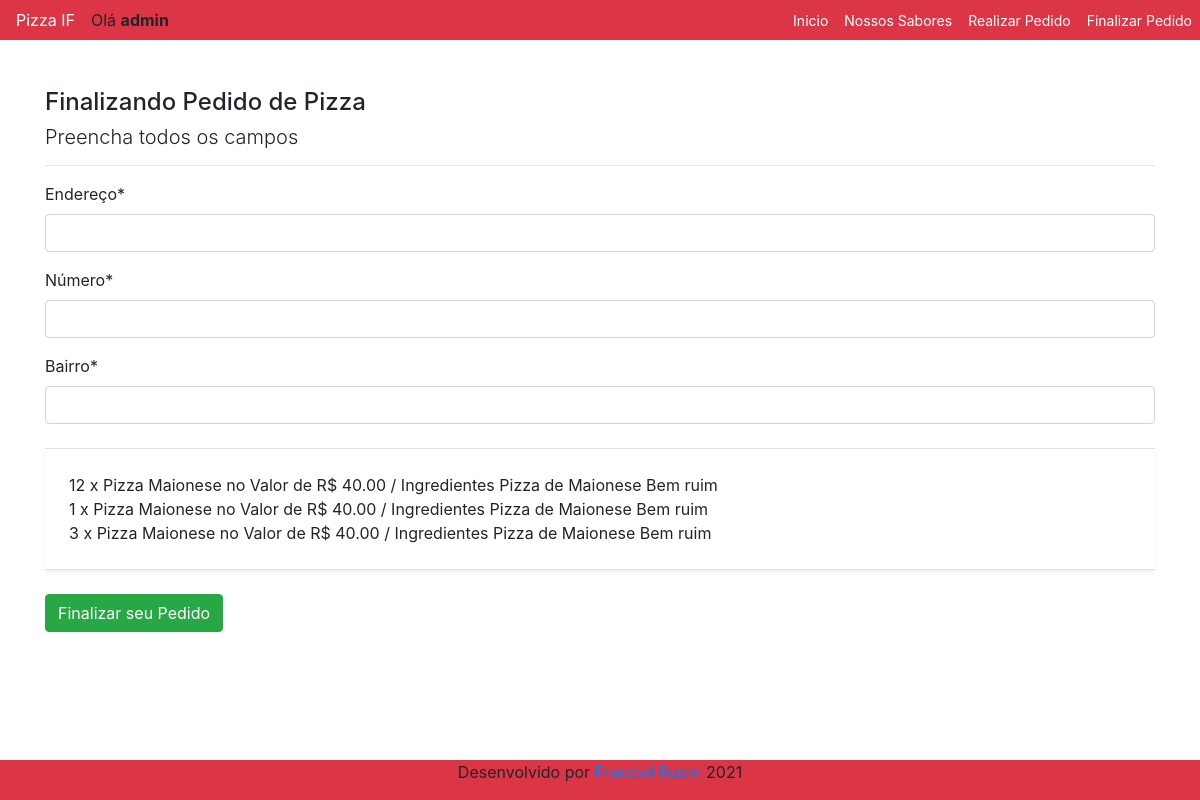
/cadastrar/pedido/ (signed in), run on an earlier commit of the app's database.
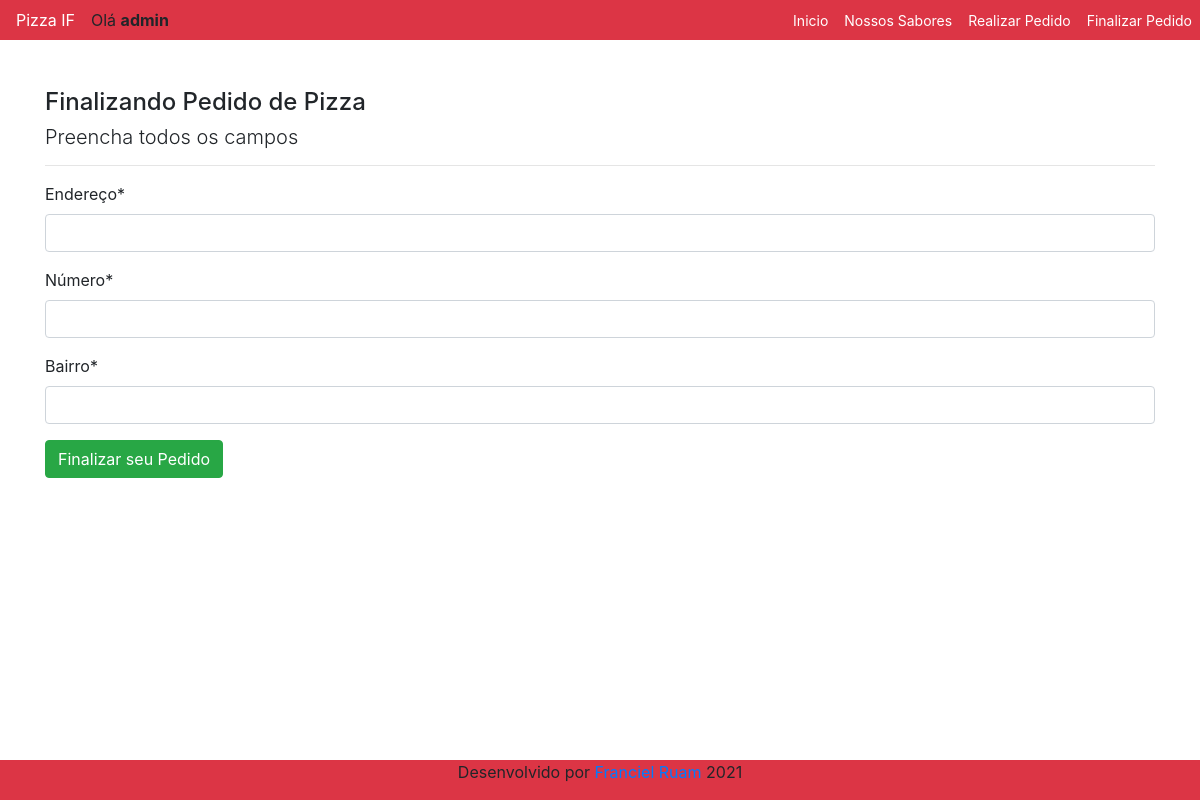
And on a later commit of the database.
### cadastro/models.py (models this page shows)
class Carrinho(models.Model):
    quantidade = models.IntegerField()
    totalPedido = models.DecimalField(decimal_places=2, max_digits=5, verbose_name="Total")
    produto = models.ForeignKey(Produto, on_delete=models.PROTECT)
    cliente = models.ForeignKey(User, on_delete=models.PROTECT)

class Produto(models.Model):
    nome = models.CharField(max_length=50, verbose_name="Sabor")
    preco = models.DecimalField(decimal_places=2, max_digits=5, verbose_name="Preço")
    descricao = models.CharField(max_length=250, verbose_name="Ingredientes")
    def __str__(self):
        return "{} no Valor de R$ {} / Ingredientes {}".format(self.nome, self.preco, self.descricao)

### cadastro/views.py (the view, shortened to what this page needs)
# urls.py: path('cadastrar/pedido/', PedidoCreate.as_view(), name='cadastrar-pedido'),
class PedidoCreate(CreateView):
    model = Pedido
    fields = ["enderecoRua", "enderecoNum", "enderecoBairro"]
    template_name = "cadastro/form.html"
    success_url = reverse_lazy("inicio")
    def get_context_data(self, *args, **kwargs):
        context = super().get_context_data(*args, **kwargs)
        context["titulo"] = "Finalizando Pedido de Pizza"
        context["botao"] = "Finalizar seu Pedido"
        context["carrinho"] = Carrinho.objects.filter(cliente=self.request.user)
        return context

### cadastro/templates/cadastro/form.html (shortened to what this page needs)
{% extends 'paginas/modelo.html' %}
{% load static %}
{% load crispy_forms_tags %}
{% block conteudo %}
<h4>{{ titulo }}</h4>
<H5>
    <p class="lead">
        Preencha todos os campos
    </p>
</H5>
<hr>
<form method="POST">
    {{ form|crispy }}
    {% if carrinho %}
    <div class="border-top border-bottom shadow-sm my-4 p-4">
        {% for obj in carrinho %}
        {{obj.quantidade}} x {{obj.produto}} <br>
        {% endfor %}
    </div>
    {% endif %}
    <button type="submit" class="btn btn-success">{{ botao }}</button>
</form>
{% endblock %}

What changed in the data, as far as the page shows it:
removed Carrinho: quantidade "12", produto "Pizza Maionese no Valor de R$ 40.00 / Ingredientes Pizza de Maionese Bem ruim"
removed Carrinho: quantidade "1", produto "Pizza Maionese no Valor de R$ 40.00 / Ingredientes Pizza de Maionese Bem ruim"
removed Carrinho: quantidade "3", produto "Pizza Maionese no Valor de R$ 40.00 / Ingredientes Pizza de Maionese Bem ruim"
